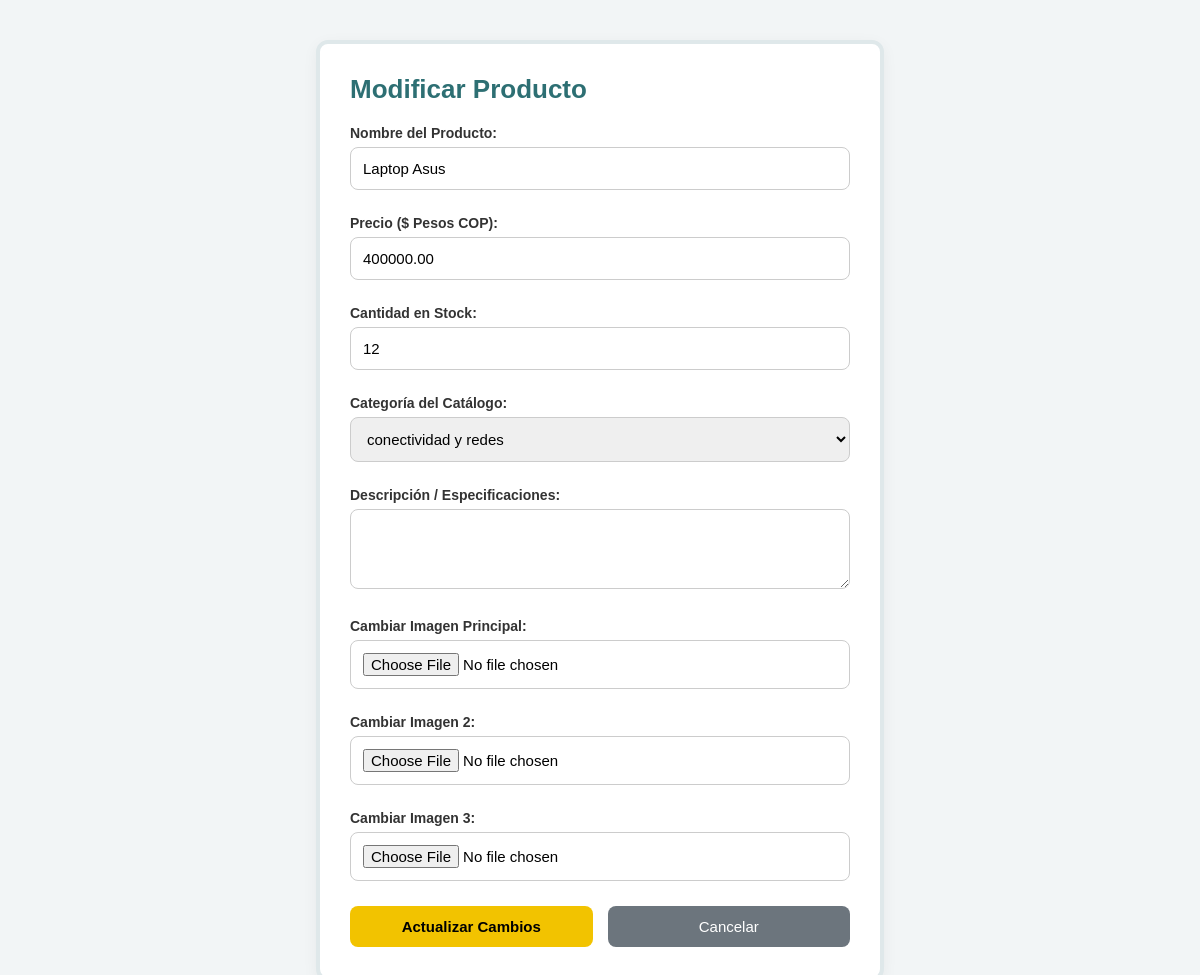
/editar.php?id=1 (signed in), run on the app's committed database.
### tables this page shows
CREATE TABLE `productos` (
  `id` int(11) NOT NULL,
  `nombre` varchar(255) NOT NULL,
  `precio` decimal(10,2) NOT NULL,
  `stock` varchar(50) NOT NULL,
  `imagen` varchar(255) NOT NULL
);

### public/editar.php (the view, shortened to what this page needs)
<?php
include(__DIR__ . '/../config/conexion.php');
if (isset($_GET['id']) && is_numeric($_GET['id'])) {
    $id = intval($_GET['id']);
    $query = "SELECT * FROM productos WHERE id = $id";
    $resultado = mysqli_query($conexion, $query);
    if ($resultado && mysqli_num_rows($resultado) == 1) {
        $producto = mysqli_fetch_assoc($resultado);
    } else {
        header("Location: admin.php");
        exit();
    }
} else {
    header("Location: admin.php");
    exit();
}
?>
<!DOCTYPE html>
<html lang="es">
<head>
</head>
<body>
<div class="form-container">
    <h2>Modificar Producto</h2>
    <form method="POST" action="" enctype="multipart/form-data">
        <label>Nombre del Producto:</label>
        <input type="text" name="nombre" value="<?php echo htmlspecialchars($producto['nombre']); ?>" required>
        <label>Precio ($ Pesos COP):</label>
        <input type="number" step="1" name="precio" value="<?php echo htmlspecialchars($producto['precio']); ?>" required>
        <label>Cantidad en Stock:</label>
        <input type="number" name="stock" min="0" value="<?php echo $producto['stock']; ?>" required>
        <label>Categoría del Catálogo:</label>
        <select name="categoria" required>
            <?php
            $cats = ['conectividad y redes', 'perifericos de entrada', 'energia y almacenamiento', 'imagen y video', 'audio y sonido', 'ergonomia e iluminacion', 'electrodomestico'];
            foreach($cats as $c):
                $sel = ($producto['categoria'] == $c) ? 'selected' : '';
                echo "<option value='$c' $sel>$c</option>";
            endforeach;
            ?>
        </select>
        <label>Descripción / Especificaciones:</label>
        <textarea name="descripcion" required><?php echo htmlspecialchars($producto['descripcion']); ?></textarea>
        <label>Cambiar Imagen Principal:</label>
        <input type="file" name="imagen" accept="image/*">
        <label>Cambiar Imagen 2:</label>
        <input type="file" name="imagen2" accept="image/*">
        <label>Cambiar Imagen 3:</label>
        <input type="file" name="imagen3" accept="image/*">
        <div class="btn-group">
            <button type="submit" class="save-btn">Actualizar Cambios</button>
            <a href="admin.php" class="back-btn">Cancelar</a>
        </div>
    </form>
</div>
</body>
</html>

### public/editar.php (style rules this page uses)
body { font-family: sans-serif; background-color: #f2f5f6; padding: 40px; display: flex; justify-content: center; align-items: center; min-height: 80vh; margin: 0; }
.form-container { background: white; padding: 30px; width: 100%; max-width: 500px; border-radius: 12px; box-shadow: 0 4px 15px rgba(0,0,0,0.05); border: 4px solid #dfe8ea; }
h2 { color: #2d6f73; margin-top: 0; font-size: 26px; font-weight: bold; margin-bottom: 20px; }
label { font-weight: bold; color: #333; display: block; margin-bottom: 6px; font-size: 14px; margin-top: 10px; }
input[type="text"], input[type="number"], input[type="file"], select, textarea { width: 100%; padding: 12px; margin-bottom: 15px; border: 1px solid #ccc; border-radius: 8px; box-sizing: border-box; font-size: 15px; outline: none; }
textarea { resize: vertical; min-height: 80px; font-family: inherit; }
.btn-group { display: flex; gap: 15px; margin-top: 10px; }
.save-btn { background-color: #f2c300; color: black; font-weight: bold; border: none; padding: 12px 25px; border-radius: 8px; cursor: pointer; flex: 1; font-size: 15px; }
.back-btn { background-color: #6c757d; color: white; padding: 12px 25px; text-decoration: none; border-radius: 8px; text-align: center; flex: 1; font-size: 15px; display:flex; align-items:center; justify-content:center; }

### data on the page
productos: nombre "Laptop Asus", precio "400000.00", stock "12"

### other printed values
form field categoria "conectividad y redes"
